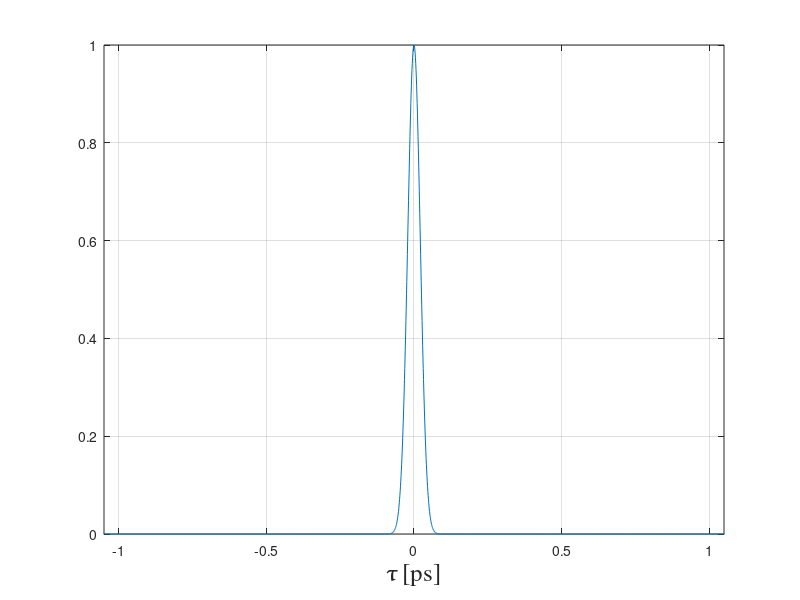

Source code (MATLAB): (Note: this script raises an error after producing the figure.)
% pump.u0 filter \Delta\lambda transform limit \Delta\tau

clear all
close all

format long e
%% from Parameters.m

%% Input pulses (pump)
pump.lambda= 830; % [nm] 
pump.rate= 94E6; % [Hz]
pump.chirp= 0.007400;             % chirp= 7400fs^2
% pump.chirp= 0;	% [1E-6fs^2]
% to= pump.tfwhm/ 1.763;
% pump.w= 2* pi* sim.c/ pump.lambda;                   % [THz] frequency of the pulse, given to the SSFM.


%% simulation parameters
% general
sim.octave= exist('OCTAVE_VERSION','builtin') ~= 0;	% 1 if running in octave
sim.c = 299792.458;                         % [nm/ps] speed of light

% parameters
sim.nt= 2^14;                                   % number of spectral points
% sim.nt= 2^12;                                   % number of spectral points
sim.time= 16;                                   % [ps] simulation window
sim.dz= 0.00000005;                    % [km] longitudinal step

% outputs
sim.outputs= 0;          % [0] only output [1] inner fibre spectral, [2] spectral+temporal
sim.FigShow= 'off';	% display generated figures
sim.save= 1;	% whether to save output to .mat file and save plots
sim.LambdaRange= [pump.lambda- 500 pump.lambda+ 300];   % for spectral plots


%% Fibre
fibre.zdw= 790;                               % [nm] fiber zero dispersion wavelength
fibre.wzdw= 2* pi* sim.c/ fibre.zdw;	% [THz] central simulation frequency

fibre.GammaID = '78*lambda0/zdw';              % [w^-1* km^-1]
fibre.gamma_zdw = 78;              % [w^-1* km^-1]
fibre.gamma= fibre.gamma_zdw* pump.lambda/ fibre.zdw;

fibre.L = 0.00075;                         % [km] fibre length


%% Numerical simulation calculations
sim.aux= -(sim.nt/2): (sim.nt/ 2- 1);
sim.dt= sim.time/ sim.nt;	% [ps] time step
sim.t= sim.dt* sim.aux; % [ps] time vector
% sim.df= 1/ sim.time;	% [THz] frequency step
sim.waux= 2* pi* sim.aux/ sim.time;	% [radE12/s] angular frequencies
sim.wcent= 2* pi* sim.c/ pump.lambda;  % [radE12/s] simulation (pump) angular frequency
sim.ws= sim.waux+ sim.wcent;  % [radE12/s] centred angular frequencies
sim.lambdas= (2* pi*sim.c./ sim.ws)';   % [nm] centred lambdas vector



%% pump pulse
pump.tfwhm= 0.05  % [ps] pulse width @FWHM

% Square
%{
pump.u0= zeros(sim.nt,1);
for i=1:sim.nt
    if abs( sim.t(i))< ( pump.tfwhm/2)
        pump.u0(i)= 1;
    else
        pump.u0(i)= 0;
    end
end
%}

% Gaussian
% pump.u0= exp(-(sim.t^2/(2* t_0^2 ) ); % AGR_NLFO exp. 3.2.7
% pump.u0= exp(-(sim.t^2/(2* (2* sqrt(log(2) ) T_)^2 ) ); % w/ AGR_NLFO exp.3.2.8
% pump.u0= exp(-(sim.t^2/(8* log(2)  ) );

pump.u0= exp(-(sim.t* 2* sqrt(log(2) )/ pump.tfwhm).^2 );     % normalised to 1 [w^0.5]



%% pump plot
figure(11);
Intensityt= pump.u0;
% Intensityt= pump.u0.^2;
plot(sim.t,Intensityt);
grid on;
xlabel('\tau [ps]','FontSize',18,'FontName','Times');
xlim([(-pump.tfwhm- 1) (pump.tfwhm+ 1) ] );

str2(1)= strcat({'\Delta\tau (t)= '}, num2str(pump.tfwhm, '%3.1f'), ' ps (fwhm)');
Intensityt_fwhm= PeakFWHM(sim.t,Intensityt);
str2(2)= strcat({'\Delta\tau (m)= '}, num2str(Intensityt_fwhm, '%3.1f'), ' ps (fwhm)');
y_pos= ylim;
text_y_pos= 0.7* y_pos(2);
x_pos= xlim;
text_x_pos= 0.7* x_pos(2) + 0.3* x_pos(1);
text(text_x_pos, text_y_pos, str2);

% print(11,'-depsc2', '-r600', strcat('tFFT', '.eps' ) )


%% transform
transf= fft(pump.u0);
shifted_transf= fftshift(transf);
% figure(12);
% plot(sim.ws, shifted_transf,'.-');
IntensityFreq= shifted_transf.*conj(shifted_transf);


%% width
% pulse.Tfwhm [ps], pulse.Ppeak [?]
[Ppeak, max_pos]= max(IntensityFreq);

val=0;
i= size(IntensityFreq,2);
while (val< (Ppeak/2))
    i= i-1;
    val=(IntensityFreq(i));
end
Freqfwhm= sim.ws(i);
val=0;
i=1;
while (val< (Ppeak/2))
    i= i+1;
    val=(IntensityFreq(i));
end
Freqfwhm= Freqfwhm- sim.ws(i)
DtDnu= Freqfwhm* pump.tfwhm/(2* pi)

%% transform plot
figure(13);
plot(sim.ws, IntensityFreq,'.-');
grid on;
xlabel('\omega [Trad/s]','FontSize',18,'FontName','Times');
xlim([(sim.wcent- 30) (sim.wcent+ 30) ] );

str2(1)= strcat({'\Delta\omega= '}, num2str(Freqfwhm, '%3.1f'), ' Trad/s (fwhm)');
y_pos= ylim;
text_y_pos= 0.7* y_pos(2);
x_pos= xlim;
text_x_pos= 0.7* x_pos(2) + 0.3* x_pos(1);
text(text_x_pos, text_y_pos, str2);

% print(13,'-depsc2', '-r600', strcat('wFFT', '.eps' ) );